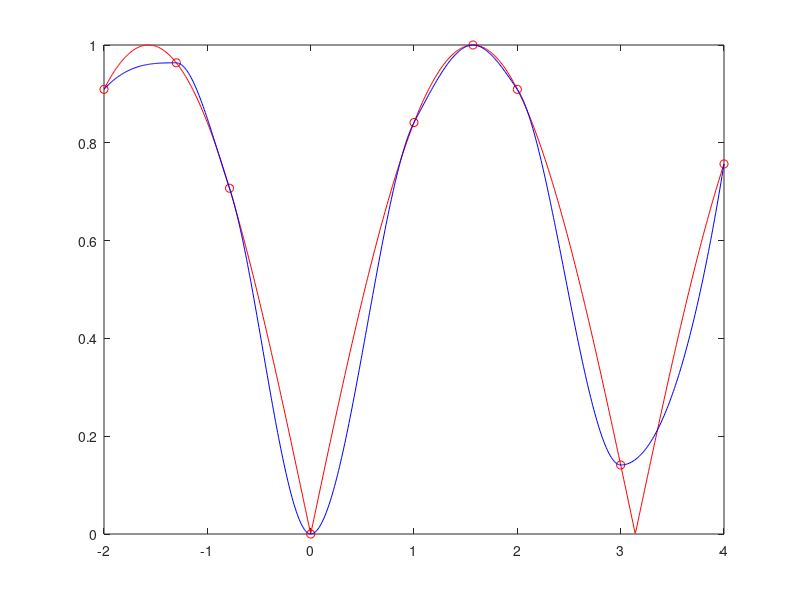

MATLAB code to generate this figure:
close all
clear all
clc
format long

f=@(x)     abs(sin(x));
xnodes=[-2,-1.3,-pi/4,0,1,pi/2,2,3,4];
ynodes=f(xnodes);

x=[-2:0.01:4];

% y_poly=pchip(xnodes,ynodes,x);
y_poly=interp1(xnodes,ynodes,x,'pchip');
% az har 2 dastor bala baraye mohasebe
% y_poly mitavan estefade kard
y_exact=f(x);

err_abs_inf=norm(abs(y_exact-y_poly),inf)
err_rel_inf=norm(abs(y_exact-y_poly),inf)/norm(y_exact,inf)

err_abs_2=norm(abs(y_exact-y_poly),2)
err_rel_2=norm(abs(y_exact-y_poly),2)/norm(y_exact,2)

plot(xnodes,ynodes,'ro',x,y_exact,'r',x,y_poly,'b')

% ba moghayese err_abs_inf dar in tamrin va tamrin ghabl mitavan fahmid ke
% cubic interpolation daghigh tar az linear interpolation ast.
